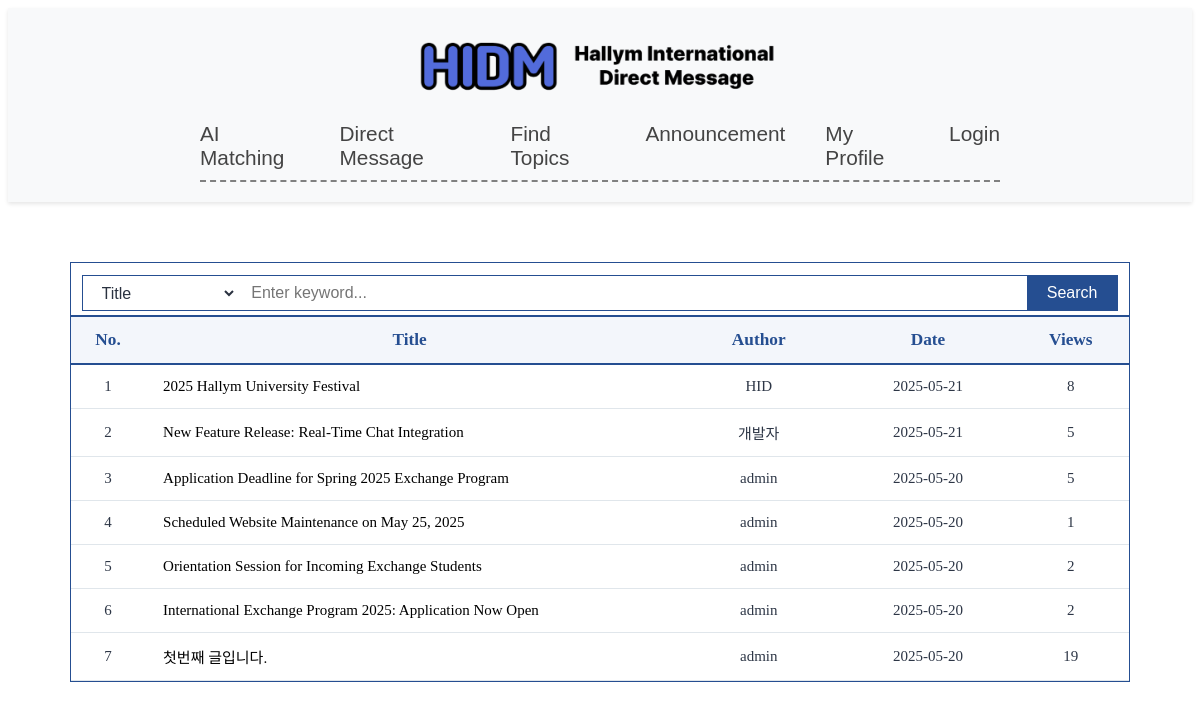
The app's page /accounts/announcement/ with its own data.
### accounts/models.py (models this page shows, shortened)
class Announcement(models.Model):
    title = models.CharField(max_length=200)
    content = models.TextField()
    author = models.ForeignKey(User, on_delete=models.SET_NULL, null=True)
    created_at = models.DateTimeField(auto_now_add=True)
    updated_at = models.DateTimeField(auto_now=True)
    views = models.PositiveIntegerField(default=0)  # 조회수 필드
    class Meta:
        ordering = ['-created_at']

class UserProfile(models.Model):
    user = models.OneToOneField(User, on_delete=models.CASCADE)
    nickname = models.CharField(
        max_length=30,
        blank=False,
        verbose_name='Nickname'
    )
    GENDER_CHOICES = [
        ('M', 'Male'),
        ('F', 'Female'),
    ]
    gender = models.CharField(
        max_length=1,
        choices=GENDER_CHOICES,
        verbose_name='Gender'
    )
    NATIVE_LANGUAGE_CHOICES = [
        ('ab', 'Abkhaz'), ('aa', 'Afar'), ('af', 'Afrikaans'), ('ak', 'Akan'),
        ('sq', 'Albanian'), ('am', 'Amharic'), ('ar', 'Arabic'), ('an', 'Aragonese'),
        ('hy', 'Armenian'), ('as', 'Assamese'), ('av', 'Avaric'), ('ae', 'Avestan'),
        ('ay', 'Aymara'), ('az', 'Azerbaijani'), ('bm', 'Bambara'), ('ba', 'Bashkir'),
        ('eu', 'Basque'), ('be', 'Belarusian'), ('bn', 'Bengali'), ('bh', 'Bihari'),
        ('bi', 'Bislama'), ('bs', 'Bosnian'), ('br', 'Breton'), ('bg', 'Bulgarian'),
        ('my', 'Burmese'), ('ca', 'Catalan; Valencian'), ('ch', 'Chamorro'),
        ('ce', 'Chechen'), ('ny', 'Chichewa; Chewa; Nyanja'), ('zh', 'Chinese'),
        ('cv', 'Chuvash'), ('kw', 'Cornish'), ('co', 'Corsican'), ('cr', 'Cree'),
        ('hr', 'Croatian'), ('cs', 'Czech'), ('da', 'Danish'),
        ('dv', 'Divehi; Dhivehi; Maldivian;'), ('nl', 'Dutch'), ('dz', 'Dzongkha'),
        ('en', 'English'), ('eo', 'Esperanto'), ('et', 'Estonian'), ('ee', 'Ewe'),
        ('fo', 'Faroese'), ('fj', 'Fijian'), ('fi', 'Finnish'), ('fr', 'French'),
        ('ff', 'Fula; Fulah; Pulaar; Pular'), ('gl', 'Galician'), ('ka', 'Georgian'),
        ('de', 'German'), ('el', 'Greek, Modern'), ('gn', 'Guaraní'), ('gu', 'Gujarati'),
        ('ht', 'Haitian; Haitian Creole'), ('ha', 'Hausa'), ('he', 'Hebrew (modern)'),
        ('hz', 'Herero'), ('hi', 'Hindi'), ('ho', 'Hiri Motu'), ('hu', 'Hungarian'),
        ('ia', 'Interlingua'), ('id', 'Indonesian'), ('ie', 'Interlingue'), ('ga', 'Irish'),
        ('ig', 'Igbo'), ('ik', 'Inupiaq'), ('io', 'Ido'), ('is', 'Icelandic'),
        ('it', 'Italian'), ('iu', 'Inuktitut'), ('ja', 'Japanese'), ('jv', 'Javanese'),
        ('kl', 'Kalaallisut, Greenlandic'), ('kn', 'Kannada'), ('kr', 'Kanuri'),
        ('ks', 'Kashmiri'), ('kk', 'Kazakh'), ('km', 'Khmer'), ('ki', 'Kikuyu, Gikuyu'),
        ('rw', 'Kinyarwanda'), ('ky', 'Kirghiz, Kyrgyz'), ('kv', 'Komi'), ('kg', 'Kongo'),
        ('ko', 'Korean'), ('ku', 'Kurdish'), ('kj', 'Kwanyama, Kuanyama'), ('la', 'Latin'),
        ('lb', 'Luxembourgish, Letzeburgesch'), ('lg', 'Luganda'),
        ('li', 'Limburgish, Limburgan, Limburger'), ('ln', 'Lingala'), ('lo', 'Lao'),
        ('lt', 'Lithuanian'), ('lu', 'Luba-Katanga'), ('lv', 'Latvian'), ('gv', 'Manx'),
        ('mk', 'Macedonian'), ('mg', 'Malagasy'), ('ms', 'Malay'), ('ml', 'Malayalam'),
        ('mt', 'Maltese'), ('mi', 'Māori'), ('mr', 'Marathi (Marāṭhī)'),
        ('mh', 'Marshallese'), ('mn', 'Mongolian'), ('na', 'Nauru'), ('nv', 'Navajo, Navaho'),
        ('nb', 'Norwegian Bokmål'), ('nd', 'North Ndebele'), ('ne', 'Nepali'), ('ng', 'Ndonga'),
        ('nn', 'Norwegian Nynorsk'), ('no', 'Norwegian'), ('ii', 'Nuosu'), ('nr', 'South Ndebele'),
        ('oc', 'Occitan'), ('oj', 'Ojibwe, Ojibwa'),
        ('cu', 'Old Church Slavonic, Church Slavonic, Old Bulgarian'), ('om', 'Oromo'),
        ('or', 'Oriya'), ('os', 'Ossetian, Ossetic'), ('pa', 'Panjabi, Punjabi'),
        ('pi', 'Pāli'), ('fa', 'Persian'), ('pl', 'Polish'), ('ps', 'Pashto, Pushto'),
        ('pt', 'Portuguese'), ('qu', 'Quechua'), ('rm', 'Romansh'), ('rn', 'Kirundi'),
        ('ro', 'Romanian, Moldavian, Moldovan'), ('ru', 'Russian'),
        ('sa', 'Sanskrit (Saṁskṛta)'), ('sc', 'Sardinian'), ('sd', 'Sindhi'),
        ('se', 'Northern Sami'), ('sm', 'Samoan'), ('sg', 'Sango'), ('sr', 'Serbian'),
        ('gd', 'Scottish Gaelic; Gaelic'), ('sn', 'Shona'), ('si', 'Sinhala, Sinhalese'),
        ('sk', 'Slovak'), ('sl', 'Slovene'), ('so', 'Somali'), ('st', 'Southern Sotho'),
        ('es', 'Spanish; Castilian'), ('su', 'Sundanese'), ('sw', 'Swahili'), ('ss', 'Swati'),
        ('sv', 'Swedish'), ('ta', 'Tamil'), ('te', 'Telugu'), ('tg', 'Tajik'), ('th', 'Thai'),
        ('ti', 'Tigrinya'), ('bo', 'Tibetan Standard, Tibetan, Central'), ('tk', 'Turkmen'),
        ('tl', 'Tagalog'), ('tn', 'Tswana'), ('to', 'Tonga (Tonga Islands)'),
        ('tr', 'Turkish'), ('ts', 'Tsonga'), ('tt', 'Tatar'), ('tw', 'Twi'), ('ty', 'Tahitian'),
        ('ug', 'Uighur, Uyghur'), ('uk', 'Ukrainian'), ('ur', 'Urdu'), ('uz', 'Uzbek'),
        ('ve', 'Venda'), ('vi', 'Vietnamese'), ('vo', 'Volapük'), ('wa', 'Walloon'),
        ('cy', 'Welsh'), ('wo', 'Wolof'), ('fy', 'Western Frisian'), ('xh', 'Xhosa'),
        ('yi', 'Yiddish'), ('yo', 'Yoruba'), ('za', 'Zhuang, Chuang'), ('zu', 'Zulu'),
    ]
    native_language = models.CharField(
        max_length=20,
        choices=NATIVE_LANGUAGE_CHOICES,
        verbose_name='Native Language'
    )
    NATIONALITY_CHOICES = [
    ('AF', 'Afghanistan'), ('AL', 'Albania'), ('DZ', 'Algeria'), ('AS', 'American Samoa'),
    ('AD', 'Andorra'), ('AO', 'Angola'), ('AR', 'Argentina'), ('AM', 'Armenia'),
    ('AU', 'Australia'), ('AT', 'Austria'), ('AZ', 'Azerbaijan'), ('BS', 'Bahamas'),
    ('BH', 'Bahrain'), ('BD', 'Bangladesh'), ('BY', 'Belarus'), ('BE', 'Belgium'),
    ('BZ', 'Belize'), ('BJ', 'Benin'), ('BT', 'Bhutan'), ('BO', 'Bolivia'),
    ('BA', 'Bosnia and Herzegovina'), ('BW', 'Botswana'), ('BR', 'Brazil'),
    ('BN', 'Brunei'), ('BG', 'Bulgaria'), ('BF', 'Burkina Faso'), ('BI', 'Burundi'),
    ('KH', 'Cambodia'), ('CM', 'Cameroon'), ('CA', 'Canada'), ('CV', 'Cape Verde'),
    ('CF', 'Central African Republic'), ('TD', 'Chad'), ('CL', 'Chile'), ('CN', 'China'),
    ('CO', 'Colombia'), ('KM', 'Comoros'), ('CG', 'Congo'), ('CD', 'Congo (DRC)'),
    ('CR', 'Costa Rica'), ('HR', 'Croatia'), ('CU', 'Cuba'), ('CY', 'Cyprus'),
    ('CZ', 'Czech Republic'), ('DK', 'Denmark'), ('DJ', 'Djibouti'), ('DM', 'Dominica'),
    ('DO', 'Dominican Republic'), ('EC', 'Ecuador'), ('EG', 'Egypt'), ('SV', 'El Salvador'),
    ('GQ', 'Equatorial Guinea'), ('ER', 'Eritrea'), ('EE', 'Estonia'), ('ET', 'Ethiopia'),
    ('FJ', 'Fiji'), ('FI', 'Finland'), ('FR', 'France'), ('GA', 'Gabon'),
    ('GM', 'Gambia'), ('GE', 'Georgia'), ('DE', 'Germany'), ('GH', 'Ghana'),
    ('GR', 'Greece'), ('GD', 'Grenada'), ('GT', 'Guatemala'), ('GN', 'Guinea'),
    ('GW', 'Guinea-Bissau'), ('GY', 'Guyana'), ('HT', 'Haiti'), ('HN', 'Honduras'),
    ('HU', 'Hungary'), ('IS', 'Iceland'), ('IN', 'India'), ('ID', 'Indonesia'),
    ('IR', 'Iran'), ('IQ', 'Iraq'), ('IE', 'Ireland'), ('IL', 'Israel'), ('IT', 'Italy'),
    ('JM', 'Jamaica'), ('JP', 'Japan'), ('JO', 'Jordan'), ('KZ', 'Kazakhstan'),
    ('KE', 'Kenya'), ('KI', 'Kiribati'), ('KP', 'North Korea'), ('KR', 'South Korea'),
    ('KW', 'Kuwait'), ('KG', 'Kyrgyzstan'), ('LA', 'Laos'), ('LV', 'Latvia'),
    ('LB', 'Lebanon'), ('LS', 'Lesotho'), ('LR', 'Liberia'), ('LY', 'Libya'),
    ('LI', 'Liechtenstein'), ('LT', 'Lithuania'), ('LU', 'Luxembourg'), ('MG', 'Madagascar'),
    ('MW', 'Malawi'), ('MY', 'Malaysia'), ('MV', 'Maldives'), ('ML', 'Mali'),
    ('MT', 'Malta'), ('MH', 'Marshall Islands'), ('MR', 'Mauritania'), ('MU', 'Mauritius'),
    ('MX', 'Mexico'), ('FM', 'Micronesia'), ('MD', 'Moldova'), ('MC', 'Monaco'),
    ('MN', 'Mongolia'), ('ME', 'Montenegro'), ('MA', 'Morocco'), ('MZ', 'Mozambique'),
    ('MM', 'Myanmar'), ('NA', 'Namibia'), ('NR', 'Nauru'), ('NP', 'Nepal'), ('NL', 'Netherlands'),
    ('NZ', 'New Zealand'), ('NI', 'Nicaragua'), ('NE', 'Niger'), ('NG', 'Nigeria'),
    ('NO', 'Norway'), ('OM', 'Oman'), ('PK', 'Pakistan'), ('PW', 'Palau'), ('PS', 'Palestine'),
    ('PA', 'Panama'), ('PG', 'Papua New Guinea'), ('PY', 'Paraguay'), ('PE', 'Peru'),
    ('PH', 'Philippines'), ('PL', 'Poland'), ('PT', 'Portugal'), ('QA', 'Qatar'),
    ('RO', 'Romania'), ('RU', 'Russia'), ('RW', 'Rwanda'), ('KN', 'Saint Kitts and Nevis'),
    ('LC', 'Saint Lucia'), ('VC', 'Saint Vincent and the Grenadines'), ('WS', 'Samoa'),
    ('SM', 'San Marino'), ('ST', 'Sao Tome and Principe'), ('SA', 'Saudi Arabia'),
    ('SN', 'Senegal'), ('RS', 'Serbia'), ('SC', 'Seychelles'), ('SL', 'Sierra Leone'),
    ('SG', 'Singapore'), ('SK', 'Slovakia'), ('SI', 'Slovenia'), ('SB', 'Solomon Islands'),
    ('SO', 'Somalia'), ('ZA', 'South Africa'), ('ES', 'Spain'), ('LK', 'Sri Lanka'),
    ('SD', 'Sudan'), ('SR', 'Suriname'), ('SZ', 'Swaziland'), ('SE', 'Sweden'),
    ('CH', 'Switzerland'), ('SY', 'Syria'), ('TW', 'Taiwan'), ('TJ', 'Tajikistan'),
    ('TZ', 'Tanzania'), ('TH', 'Thailand'), ('TL', 'Timor-Leste'), ('TG', 'Togo'),
    ('TO', 'Tonga'), ('TT', 'Trinidad and Tobago'), ('TN', 'Tunisia'), ('TR', 'Turkey'),
    ('TM', 'Turkmenistan'), ('TV', 'Tuvalu'), ('UG', 'Uganda'), ('UA', 'Ukraine'),
    ('AE', 'United Arab Emirates'), ('GB', 'United Kingdom'), ('US', 'United States'),
    ('UY', 'Uruguay'), ('UZ', 'Uzbekistan'), ('VU', 'Vanuatu'), ('VE', 'Venezuela'),
    ('VN', 'Vietnam'), ('YE', 'Yemen'), ('ZM', 'Zambia'), ('ZW', 'Zimbabwe'),
    ]
    nationality = models.CharField(
        max_length=50,
        choices=NATIONALITY_CHOICES,
        blank=True,
        verbose_name='Nationality'
    )
    born_year = models.PositiveIntegerField(
        null=True, blank=True,
        verbose_name='Born Year'
    )
    show_born_year = models.BooleanField(
        default=False,
        verbose_name='Show Born Year'
    )
    nationality = models.CharField(
        max_length=50,
        blank=True,
        verbose_name='Nationality'
    )
    show_nationality = models.BooleanField(
        default=False,
        verbose_name='Show Nationality'
    )
    favorite_categories = models.ManyToManyField(
        'Category',         # 또는 Category 모델이 같은 파일에 있으면 그냥 Category
        blank=True,
        verbose_name='관심 카테고리'
    )
    major = models.CharField(
        max_length=100,
        blank=True,
        verbose_name='Major'
    )
    show_major = models.BooleanField(
        default=False,
        verbose_name='Show Major'
    )
    instagram_id = models.CharField(
        max_length=100,
        blank=True,
        verbose_name='Instagram ID'
    )
    show_instagram = models.BooleanField(
        default=False,
        verbose_name='Show Instagram ID'
    )
    MBTI_CHOICES = [
        ('INTJ','INTJ'),('INTP','INTP'),('ENTJ','ENTJ'),('ENTP','ENTP'),
        ('INFJ','INFJ'),('INFP','INFP'),('ENFJ','ENFJ'),('ENFP','ENFP'),
        ('ISTJ','ISTJ'),('ISFJ','ISFJ'),('ESTJ','ESTJ'),('ESFJ','ESFJ'),
        ('ISTP','ISTP'),('ISFP','ISFP'),('ESTP','ESTP'),('ESFP','ESFP'),
    ]
    personality = models.CharField(
        max_length=4,
        choices=MBTI_CHOICES,
        blank=True,
        verbose_name='Personality'
    )
    show_personality = models.BooleanField(
        default=False,
        verbose_name='Show Personality'
    )
    bio = models.CharField(
        max_length=200,
        blank=True,
        verbose_name='Bio'
    )
    show_bio = models.BooleanField(
        default=False,
        verbose_name='Show Bio'
    )
    interests = models.ManyToManyField(
        Interest,
        blank=True,
        related_name='profiles',
        verbose_name='User-selected Interests'
    )
    selected_topics = models.ManyToManyField(
        Topic,
        blank=True,
        related_name='selected_by',
        verbose_name='User-selected Topics'
    )

### accounts/views.py (the view, shortened to what this page needs)
# urls.py: path('announcement/', views.announcement_list, name='announcement_list'),
def announcement_list(request):
    allowed_users = ['admin', 'HID', '개발자']
    q = request.GET.get('q', '').strip()
    search_type = request.GET.get('search_type', 'title')
    announcements = Announcement.objects.all()
    announcements = announcements.order_by('-created_at')
    return render(request, 'accounts/announcement_list.html', {
        'announcements': announcements,
        'allowed_users': allowed_users,
    })

### accounts/templates/accounts/announcement_list.html (shortened to what this page needs)
{% extends "base.html" %}
{% load static %}
{% block content %}
<div class="notice-page-outer">
    <div class="notice-whole-box">
        <form class="notice-search-bar" method="get" action="{% url 'announcement_list' %}">
            <select name="search_type">
                <option value="title" {% if request.GET.search_type == "title" %}selected{% endif %}>Title</option>
            </select>
            <input type="text" name="q" placeholder="Enter keyword..." value="{{ request.GET.q|default_if_none:'' }}">
            <button type="submit">Search</button>
        </form>
        <div class="notice-search-divider"></div>
        <div class="notice-table-area">
            <table class="notice-table">
                <thead>
                    <tr>
                        <th style="width:7%;">No.</th>
                        <th>Title</th>
                        <th style="width:16%;">Author</th>
                        <th style="width:16%;">Date</th>
                        <th style="width:11%;">Views</th>
                    </tr>
                </thead>
                <tbody>
                    {% for announcement in announcements %}
                    <tr>
                        <td>{{ forloop.counter }}</td>
                        <td class="title-cell">
                            <a href="{% url 'announcement_detail' announcement.pk %}">
                                {{ announcement.title }}
                            </a>
                        </td>
<td>{{ announcement.author.userprofile.nickname }}</td>
                        <td>{{ announcement.created_at|date:"Y-m-d" }}</td>
                        <td>{{ announcement.views }}</td>
                    </tr>
                    {% empty %}
                    <tr>
                        <td colspan="5" style="text-align:center; color:#7a869a; padding:34px 0;">
                            There are no notices yet.
                        </td>
                    </tr>
                    {% endfor %}
                </tbody>
            </table>
        </div>
    </div>
</div>
{% endblock %}

### static/css/home.css (style rules this page uses)
* { border-radius: 0 !important; }

### accounts/templates/accounts/announcement_list.html (style rules this page uses)
.notice-page-outer { width: 100%; max-width: 1100px; margin: 40px auto 0 auto; padding: 0 20px; box-sizing: border-box; }
.notice-whole-box { border: 1.5px solid #254e91; border-radius: 8px; background: #fff; box-sizing: border-box; padding: 0; }
.notice-search-bar { display: flex; align-items: center; width: 98%; margin: 8px auto 0 auto; padding: 0; background: transparent; border: none; border-radius: 0; box-sizing: border-box; min-height: 44px; height: 44px; }
.notice-search-bar select, .notice-search-bar input[type="text"], .notice-search-bar button { height: 36px; font-size: 1rem; }
.notice-search-bar select { border: 1.3px solid #254e91; border-radius: 8px 0 0 8px; outline: none; padding: 0 15px; background: #fff; color: #2a3240; min-width: 120px; box-sizing: border-box; margin-right: -1.3px; }
.notice-search-bar input[type="text"] { border: 1.3px solid #254e91; border-left: none; outline: none; padding: 0 15px; flex: 1; background: #fff; color: #2a3240; border-radius: 0; min-width: 0; box-sizing: border-box; }
.notice-search-bar button { border: 1.3px solid #254e91; border-left: none; border-radius: 0 8px 8px 0; background: #254e91; color: #fff; font-weight: 500; cursor: pointer; transition: background 0.16s; margin-left: -1.3px; min-width: 90px; padding: 0 20px; }
.notice-search-divider { height: 0; border-bottom: 2px solid #254e91; margin: 0 0 0 0; }
.notice-table-area { padding: 0; border: none; border-radius: 0; background: #fff; box-sizing: border-box; }
.notice-table { width: 100%; border-collapse: collapse; font-size: 15px; background: #fff; }
.notice-table thead tr { background: #f3f6fb; border-bottom: 2px solid #254e91; }
.notice-table th, .notice-table td { text-align: center; padding: 13px 8px; }
.notice-table th { font-weight: 700; color: #254e91; font-size: 1.08rem; border-bottom: 1.5px solid #b6c8e2; }
.notice-table tbody tr { border-bottom: 1px solid #e0e6eb; transition: background 0.13s; }
.notice-table td { color: #2d3646; }
.notice-table td.title-cell { text-align: left; padding-left: 18px; }
.notice-table td.title-cell a { color: black; text-decoration: none; transition: color 0.2s ease; }

### records on screen
Announcement: title "2025 Hallym University Festival", author.userprofile.nickname "HID", created_at "2025-05-21", views "8"
Announcement: title "New Feature Release: Real-Time Chat Integration", author.userprofile.nickname "개발자", created_at "2025-05-21", views "5"
Announcement: title "Application Deadline for Spring 2025 Exchange Program", author.userprofile.nickname "admin", created_at "2025-05-20", views "5"
Announcement: title "Scheduled Website Maintenance on May 25, 2025", author.userprofile.nickname "admin", created_at "2025-05-20", views "1"
Announcement: title "Orientation Session for Incoming Exchange Students", author.userprofile.nickname "admin", created_at "2025-05-20", views "2"
Announcement: title "International Exchange Program 2025: Application Now Open", author.userprofile.nickname "admin", created_at "2025-05-20", views "2"
Announcement: title "첫번째 글입니다.", author.userprofile.nickname "admin", created_at "2025-05-20", views "19"
